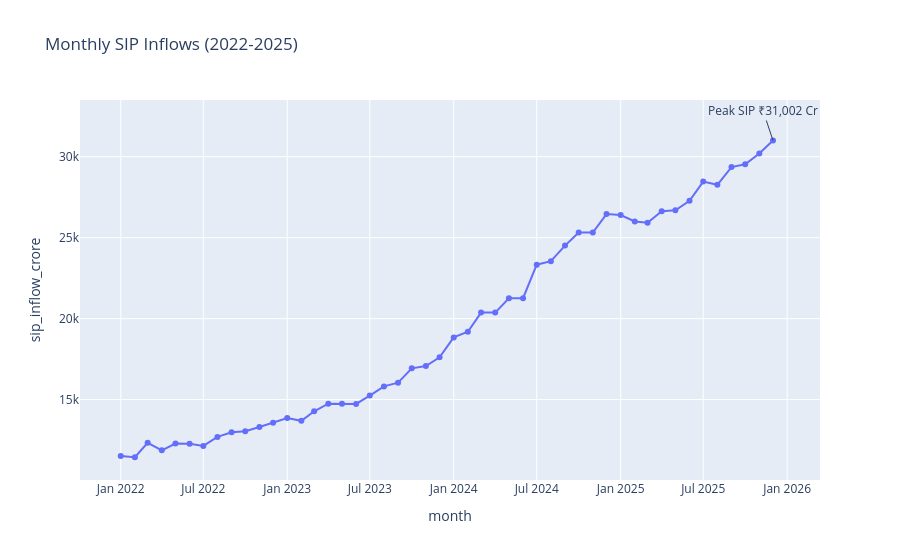

Notebook source saved alongside this figure:
### Code cell
sip["month"] = pd.to_datetime(sip["month"])

fig = px.line(
    sip,
    x="month",
    y="sip_inflow_crore",
    markers=True,
    title="Monthly SIP Inflows (2022-2025)"
)

max_row = sip.loc[sip["sip_inflow_crore"].idxmax()]

fig.add_annotation(
    x=max_row["month"].strftime("%Y-%m-%d"),
    y=max_row["sip_inflow_crore"],
    text=f"Peak SIP ₹{max_row['sip_inflow_crore']:,.0f} Cr",
    showarrow=True
)
fig.write_image("sip_inflow_trend.png")
fig.show()

### Figure 1 — Plotly figure (JSON) as saved in the notebook; plotly's stock layout.template omitted (floating-point values rounded to 4 significant figures)
{"data": [{"hovertemplate": "month=%{x}<br>sip_inflow_crore=%{y}<extra></extra>", "legendgroup": "", "line": {"color": "#636efa", "dash": "solid"}, "marker": {"symbol": "circle"}, "mode": "lines+markers", "name": "", "orientation": "v", "showlegend": false, "type": "scatter", "x": ["2022-01-01T00:00:00", "2022-02-01T00:00:00", "2022-03-01T00:00:00", "2022-04-01T00:00:00", "2022-05-01T00:00:00", "2022-06-01T00:00:00", "2022-07-01T00:00:00", "2022-08-01T00:00:00", "2022-09-01T00:00:00", "2022-10-01T00:00:00", "2022-11-01T00:00:00", "2022-12-01T00:00:00", "2023-01-01T00:00:00", "2023-02-01T00:00:00", "2023-03-01T00:00:00", "2023-04-01T00:00:00", "2023-05-01T00:00:00", "2023-06-01T00:00:00", "2023-07-01T00:00:00", "2023-08-01T00:00:00", "2023-09-01T00:00:00", "2023-10-01T00:00:00", "2023-11-01T00:00:00", "2023-12-01T00:00:00", "2024-01-01T00:00:00", "2024-02-01T00:00:00", "2024-03-01T00:00:00", "2024-04-01T00:00:00", "2024-05-01T00:00:00", "2024-06-01T00:00:00", "2024-07-01T00:00:00", "2024-08-01T00:00:00", "2024-09-01T00:00:00", "2024-10-01T00:00:00", "2024-11-01T00:00:00", "2024-12-01T00:00:00", "2025-01-01T00:00:00", "2025-02-01T00:00:00", "2025-03-01T00:00:00", "2025-04-01T00:00:00", "2025-05-01T00:00:00", "2025-06-01T00:00:00", "2025-07-01T00:00:00", "2025-08-01T00:00:00", "2025-09-01T00:00:00", "2025-10-01T00:00:00", "2025-11-01T00:00:00", "2025-12-01T00:00:00"], "xaxis": "x", "y": [11517, 11438, 12328, 11863, 12286, 12276, 12140, 12694, 12976, 13040, 13306, 13573, 13856, 13687, 14276, 14749, 14749, 14734, 15245, 15814, 16042, 16928, 17073, 17610, 18838, 19187, 20371, 20371, 21262, 21262, 23332, 23547, 24509, 25323, 25320, 26459, 26400, 25999, 25926, 26632, 26688, 27274, 28464, 28265, 29361, 29529, 30200, 31002], "yaxis": "y"}], "layout": {"annotations": [{"showarrow": true, "text": "Peak SIP ₹31,002 Cr", "x": "2025-12-01", "y": 31002}], "legend": {"tracegroupgap": 0}, "title": {"text": "Monthly SIP Inflows (2022-2025)"}, "xaxis": {"anchor": "y", "domain": [0, 1], "title": {"text": "month"}}, "yaxis": {"anchor": "x", "domain": [0, 1], "title": {"text": "sip_inflow_crore"}}}}
